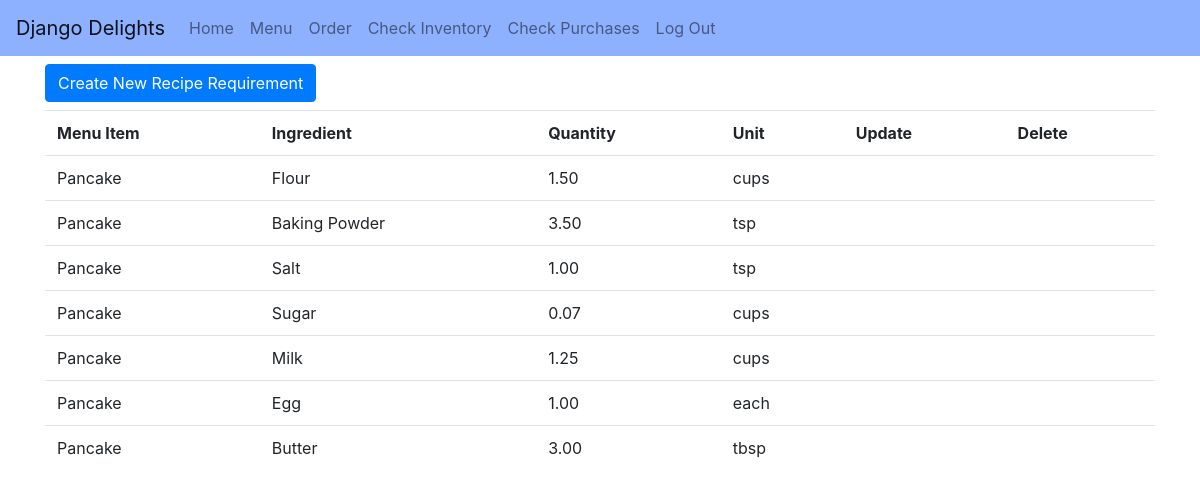
Page /reciperequirement/ (signed in) on the earlier database version.
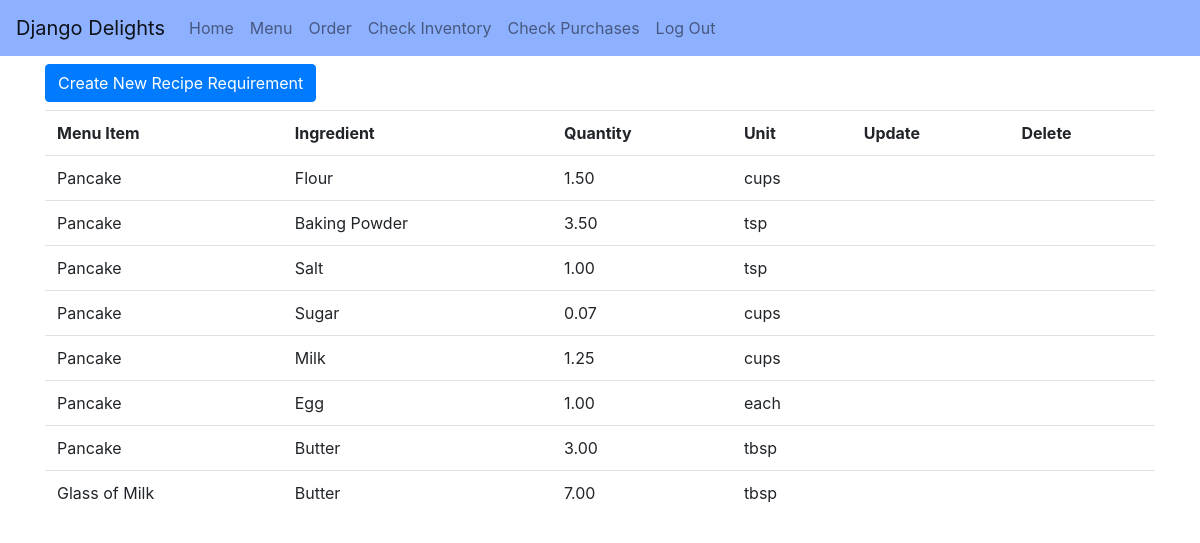
Same page on the later database version.
### inventory/models.py (models this page shows, shortened)
class RecipeRequirement(models.Model):
    menu_item = models.ForeignKey(MenuItem, on_delete=models.CASCADE)
    ingredient = models.ForeignKey(Ingredient, on_delete=models.CASCADE)
    quantity = models.DecimalField(max_digits=10, decimal_places=2)

class MenuItem(models.Model):
    name = models.CharField(max_length=100)
    description = models.CharField(max_length=1000)
    price = models.DecimalField(max_digits=10, decimal_places=2)
    picture = models.CharField(max_length=250); # Link to picture
    def __str__(self) -> str:
        return self.name

class Ingredient(models.Model):
    POUNDS = 'lbs'
    CUPS = 'cups'
    TABLESPOONS = 'tbsp'
    TEASPOONS = 'tsp'
    EACH = 'each'
    UNIT_CHOICES = [
        (POUNDS, 'Pounds'),
        (CUPS, 'Cups'),
        (TABLESPOONS, 'Tablespoons'),
        (TEASPOONS, 'Teaspoons'),
        (EACH, 'Each')
    ]
    name = models.CharField(max_length=100)
    quantity = models.FloatField()
    unit = models.CharField(max_length=4, choices=UNIT_CHOICES)
    price_per_unit = models.DecimalField(max_digits=10, decimal_places=2)
    def __str__(self) -> str:
        return self.name

### inventory/views.py (the view)
# urls.py: path('reciperequirement/', views.RecipeRequirementList.as_view(), name='reciperequirements'),
class RecipeRequirementList(LoginRequiredMixin, ListView):
    model = RecipeRequirement
    context_object_name = 'reciperequirement_list'
    template_name = 'inventory/reciperequirement_list.html'

### inventory/templates/inventory/reciperequirement_list.html
{% extends './base.html' %}
{% block content %}
<div class="container">
    <a class="btn btn-primary my-2" href="{% url 'reciperequirementcreate' %}">Create New Recipe Requirement</a>
    <div class="row">
        <div class="col">
            <table class="table">
                <tr>
                    <th>Menu Item</th>
                    <th>Ingredient</th>
                    <th>Quantity</th>
                    <th>Unit</th>
                    <th>Update</th>
                    <th>Delete</th>
                </tr>
                {% for reciperequirement in reciperequirement_list %}
                <tr>
                    <td>{{ reciperequirement.menu_item }}</td>
                    <td>{{ reciperequirement.ingredient }}</td>
                    <td>{{ reciperequirement.quantity }}</td>
                    <td>{{ reciperequirement.ingredient.unit }}</td>
                    <td></td>
                    <td></td>
                </tr>
                {% endfor %}
            </table>
        </div>
    </div>
</div>
{% endblock %}

Differences in the rows shown:
added RecipeRequirement: menu_item "Glass of Milk", ingredient "Butter", quantity "7.00", ingredient.unit "tbsp"
